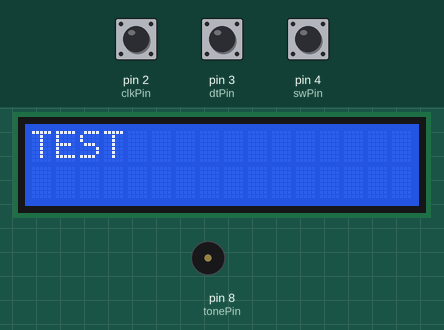
This sketch was run on a simulated Arduino Mega 2560, built with avr-gcc and run on an emulated ATmega2560. Parts: 16×2 character LCD, buzzer (waves = sounding). Wiring (inferred from the names in the program): DS3231 clock at I2C address 0x68. Inputs (shaded band) come from the test bench; at power-on: pin 4 (swPin) HIGH, pin 2 (clkPin) HIGH, pin 3 (dtPin) HIGH. The local clock reads 2024-03-15 10:24:30 at power-on unless the sketch sets it.

Above: at 0.1 s.
6.3 s: pin 4 (swPin) pulled LOW for 3.2 s
At 10.7 s:
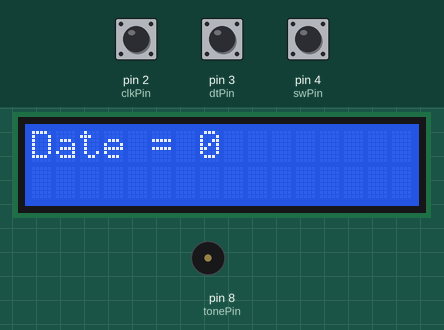
11.8 s: pin 4 (swPin) pulled LOW for 0.15 s
At 13.4 s:
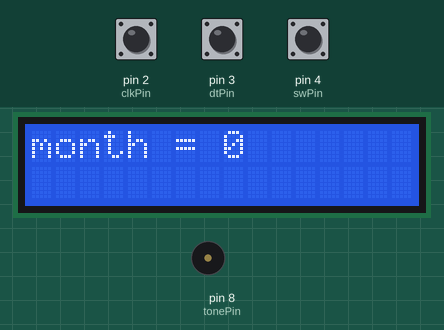
14.3 s: pin 4 (swPin) pulled LOW for 3.2 s
At 19.7 s:
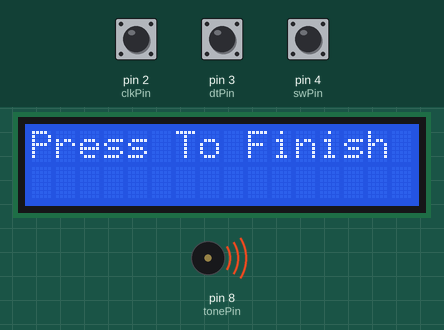
Timing chart, 0 to 25.8 s (numbered marks = the images above; inputs shaded):
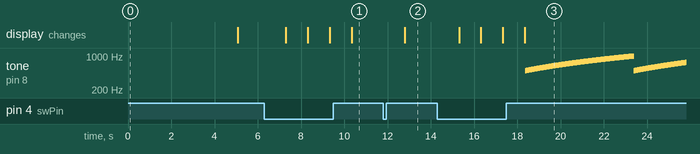

The sketch:

alarmclock.ino
```cpp
//This code is for an alarm clock build using
//an Arduino Mega 2560, lcd1602, and 1 rotary encoder

#define DS3231_I2C_ADDRESS 0x68
#include "Wire.h" //including wire library
#include <LiquidCrystal.h> //including lcd library
LiquidCrystal lcd(43, 45, 47, 49, 51, 53); //declaring pin numbers for lcd
const int clkPin = 2;
const int dtPin = 3;
const int swPin = 4;
const int tonePin = 8;

int buttonPress = 0;
int toneFreq = 0;

int minutes = 0;
int hours = 0;
int day = 0;
int date = 0;
int month = 0;
int year = 0;
int alarmMinutes = 0;
int alarmHours = 0;

byte decToBcd(byte val)
{
	return((val / 10 * 16) + (val % 10));
}
// Convert binary coded decimal to normal decimal numbers
byte bcdToDec(byte val)
{
	return((val / 16 * 10) + (val % 16));
}

void setup()
{
	Wire.begin();
	lcd.begin(16, 2);
	lcd.setCursor(0, 0);
	lcd.print("TEST");    //Beginning lcd and testing
	delay(5000);
	lcd.clear();
	pinMode(clkPin, INPUT);//set clkPin as INPUT
	pinMode(dtPin, INPUT);
	pinMode(swPin, INPUT);
	digitalWrite(swPin, HIGH);
}
void setDS3231time(byte second, byte minute, byte hour, byte dayOfWeek, byte dayOfMonth, byte month, byte year)
{
	// sets time and date data to DS3231
	Wire.beginTransmission(DS3231_I2C_ADDRESS);
	Wire.write(0); // set next input to start at the seconds register
	Wire.write(decToBcd(second)); // set seconds
	Wire.write(decToBcd(minute)); // set minutes
	Wire.write(decToBcd(hour)); // set hours
	Wire.write(decToBcd(dayOfWeek)); // set day of week (1=Sunday, 7=Saturday)
	Wire.write(decToBcd(dayOfMonth)); // set date (1 to 31)
	Wire.write(decToBcd(month)); // set month
	Wire.write(decToBcd(year)); // set year (0 to 99)
	Wire.endTransmission();
}
void readDS3231time(byte *second,
	byte *minute,
	byte *hour,
	byte *dayOfWeek,
	byte *dayOfMonth,
	byte *month,
	byte *year)
{
	Wire.beginTransmission(DS3231_I2C_ADDRESS);
	Wire.write(0); // set DS3231 register pointer to 00h
	Wire.endTransmission();
	Wire.requestFrom(DS3231_I2C_ADDRESS, 7);
	// request seven bytes of data from DS3231 starting from register 00h
	*second = bcdToDec(Wire.read() & 0x7f);
	*minute = bcdToDec(Wire.read());
	*hour = bcdToDec(Wire.read() & 0x3f);
	*dayOfWeek = bcdToDec(Wire.read());
	*dayOfMonth = bcdToDec(Wire.read());
	*month = bcdToDec(Wire.read());
	*year = bcdToDec(Wire.read());
}
void displayTime(){
	byte second, minute, hour, dayOfWeek, dayOfMonth, month, year;
	// retrieve data from DS3231
	readDS3231time(&second, &minute, &hour, &dayOfWeek, &dayOfMonth, &month,
		&year);
	lcd.clear(); // clear LCD screen
	lcd.setCursor(0, 0);
	lcd.print(" ");
	lcd.print(hour, DEC);
	lcd.print(":");
	if (minute<10)
	{
		lcd.print("0");
	}
	lcd.print(minute, DEC);
	lcd.print(".");
	if (second<10)
	{
		lcd.print("0");
	}
	lcd.print(second, DEC);
	lcd.setCursor(0, 1);
	lcd.print(" ");
	switch (dayOfWeek){
	case 1:
		lcd.print("Sun");
		break;
	case 2:
		lcd.print("Mon");
		break;
	case 3:
		lcd.print("Tue");
		break;
	case 4:
		lcd.print("Wed");
		break;
	case 5:
		lcd.print("Thu");
		break;
	case 6:
		lcd.print("Fri");
		break;
	case 7:
		lcd.print("Sat");
		break;
	}
	lcd.print(" ");
	lcd.print(month, DEC);
	lcd.print("/");
	lcd.print(dayOfMonth, DEC);
	lcd.print("/20");
	lcd.print(year, DEC);
	delay(1000);
}

int getEncoderTurn(void)
{
	static int oldA = HIGH;
	static int oldB = HIGH;
	int result = 0;
	int newA = digitalRead(clkPin);//read the value of clkPin to newA
	int newB = digitalRead(dtPin);//read the value of dtPin to newB
	if (newA != oldA || newB != oldB)
	{
		// something has changed
		if (oldA == HIGH && newA == LOW)
		{
			result = (oldB * 2 - 1);
		}
	}
	oldA = newA;
	oldB = newB;
	return result;
}

void setTime(){
	if (digitalRead(swPin) == LOW){
		buttonPress += 1;
		delay(1000);
	}
	if (buttonPress == 1){
		lcd.clear();
		lcd.setCursor(0, 0);
		int change = getEncoderTurn();
		minutes = minutes + change;
		lcd.print("Minutes = ");
		lcd.print(minutes);
		delay(10);
	}
	if (buttonPress == 2){
		lcd.clear();
		lcd.setCursor(0, 0);
		int change = getEncoderTurn();
		hours = hours + change;
		lcd.print("Hours = ");
		lcd.print(hours);
		delay(10);
	}
	if (buttonPress == 3){
		lcd.clear();
		lcd.setCursor(0, 0);
		int change = getEncoderTurn();
		day = day + change;
		lcd.print("Day = ");
		lcd.print(day);
		delay(10);
	}
	if (buttonPress == 4){
		lcd.clear();
		lcd.setCursor(0, 0);
		int change = getEncoderTurn();
		date = date + change;
		lcd.print("Date = ");
		lcd.print(date);
		delay(10);
	}
	if (buttonPress == 5){
		lcd.clear();
		lcd.setCursor(0, 0);
		int change = getEncoderTurn();
		month = month + change;
		lcd.print("month = ");
		lcd.print(month);
		delay(10);
	}
	if (buttonPress == 6){
		lcd.clear();
		lcd.setCursor(0, 0);
		int change = getEncoderTurn();
		year = year + change;
		lcd.print("year = ");
		lcd.print(year);
		delay(10);
	}
	if (buttonPress == 7){
		lcd.clear();
		lcd.setCursor(0, 0);
		int change = getEncoderTurn();
		alarmHours = alarmHours + change;
		lcd.print("Alarm Hour = ");
		lcd.print(alarmHours);
		delay(10);
	}
	if (buttonPress == 8){
		lcd.clear();
		lcd.setCursor(0, 0);
		int change = getEncoderTurn();
		alarmMinutes = alarmMinutes + change;
		lcd.print("Alarm Minutes = ");
		lcd.setCursor(0, 1);
		lcd.print(alarmMinutes);
		delay(10);
	}
	if (buttonPress == 9){
		setDS3231time(00, minutes, hours, day, date, month, year);
		lcd.clear();
		lcd.print("Press To Finish");
		delay(10);
	}
	if (buttonPress == 10){
		displayTime();
	}
}

void alarm(){
	byte second, minute, hour, dayOfWeek, dayOfMonth, month, year;
	// retrieve data from DS3231
	readDS3231time(&second, &minute, &hour, &dayOfWeek, &dayOfMonth, &month,
		&year);
	if (hour == alarmHours){
		if (minute == alarmMinutes){
			for (toneFreq = 500; toneFreq < 1000; toneFreq++){
				tone(tonePin, toneFreq);
				delay(10);
				}
			noTone(tonePin);
		}
	}
}

void loop()
{

	setTime();
	alarm();

}
```

Measured:
- after the input at 6.3 s, the display: first changes after 1.0 s (image 1 shows a later state)
- after the input at 11.8 s, the display: changes after 1.0 s (image 2)
- after the input at 14.3 s, tone on pin 8 (tonePin): plays 500 Hz for 0.01 s, 501 Hz for 0.01 s, 502 Hz for 0.01 s, 503 Hz for 0.01 s, 504 Hz for 0.01 s, 505 Hz for 0.01 s … (741 notes in this stretch), starting after 4.1 s; the display: first changes after 1.0 s (image 3 shows a later state)
